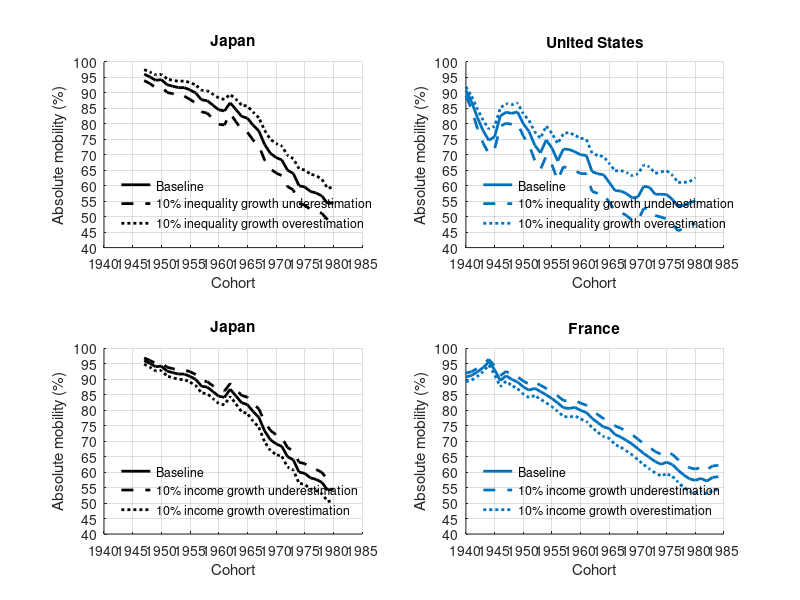
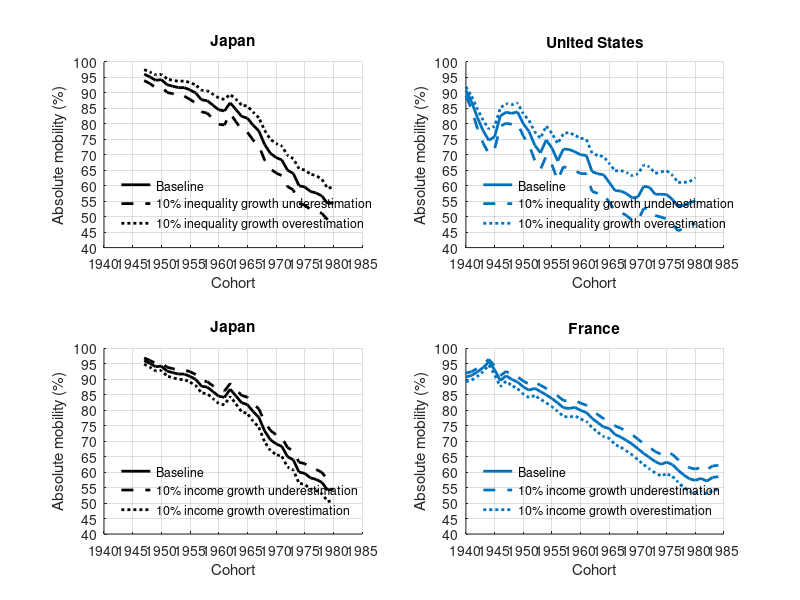
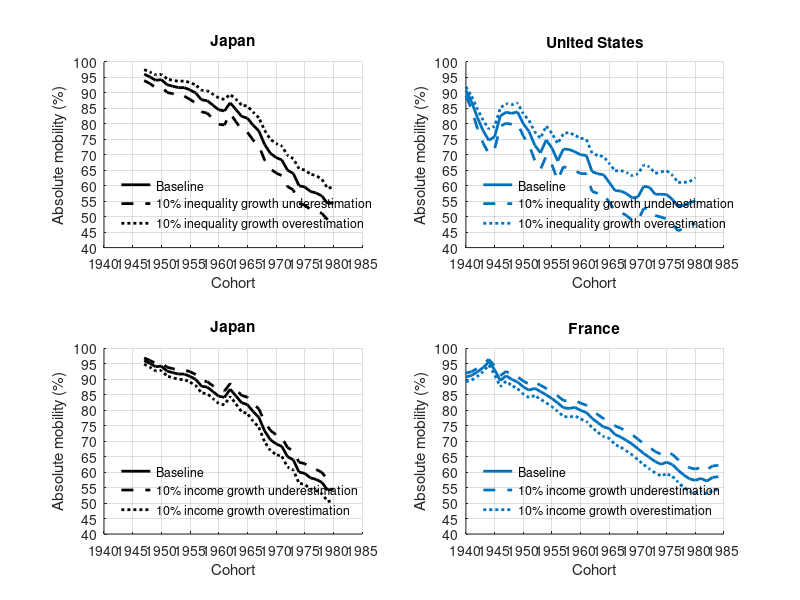

Source code (MATLAB) for these figures, in order:
%Creates Figure E.8 - absolute mobility with mis-estimation of inequality in
%Japan and the United States and growth in Japan and France of inequality
%changes and income growth. This script creates the plot using
%'tweaks_over_time.mat'.

clear;
close all;
load('tweaks_over_time.mat')

subplot(2,2,1)

h1=plot(JP_years,JP1_1,'k','linewidth',2);
hold on
h2=plot(JP_years,JP1_2,'--k','linewidth',2);
h3=plot(JP_years,JP1_3,':k','linewidth',2);

ylim([40 100])
xlim([1940 1985])
xticks([1940:5:1985])
yticks([0:5:100])
legend([h1,h2,h3],'Baseline','10% inequality growth underestimation','10% inequality growth overestimation','location','southwest')
legend boxoff
xlabel('Cohort');
ylabel('Absolute mobility (%)');
title('Japan')
grid on
box off

subplot(2,2,2)

h1=plot(US_years,US1_1,'color',[0, 0.4470, 0.7410],'linewidth',2);
hold on
h2=plot(US_years,US1_2,'--','color',[0, 0.4470, 0.7410],'linewidth',2);
h3=plot(US_years,US1_3,':','color',[0, 0.4470, 0.7410],'linewidth',2);

ylim([40 100])
xlim([1940 1985])
xticks([1940:5:1985])
yticks([0:5:100])
legend([h1,h2,h3],'Baseline','10% inequality growth underestimation','10% inequality growth overestimation','location','southwest')
legend boxoff
xlabel('Cohort');
ylabel('Absolute mobility (%)');
title('United States')
grid on
box off

subplot(2,2,3)

h1=plot(JP_years,JP2_1,'k','linewidth',2);
hold on
h2=plot(JP_years,JP2_2,'--k','linewidth',2);
h3=plot(JP_years,JP2_3,':k','linewidth',2);

ylim([40 100])
xlim([1940 1985])
xticks([1940:5:1985])
yticks([0:5:100])
legend([h1,h2,h3],'Baseline','10% income growth underestimation','10% income growth overestimation','location','southwest')
legend boxoff
xlabel('Cohort');
ylabel('Absolute mobility (%)');
title('Japan')
grid on
box off

subplot(2,2,4)

h1=plot(FR_years,FR2_1,'color',[0, 0.4470, 0.7410],'linewidth',2);
hold on
h2=plot(FR_years,FR2_2,'--','color',[0, 0.4470, 0.7410],'linewidth',2);
h3=plot(FR_years,FR2_3,':','color',[0, 0.4470, 0.7410],'linewidth',2);

ylim([40 100])
xlim([1940 1985])
xticks([1940:5:1985])
yticks([0:5:100])
legend([h1,h2,h3],'Baseline','10% income growth underestimation','10% income growth overestimation','location','southwest')
legend boxoff
xlabel('Cohort');
ylabel('Absolute mobility (%)');
title('France')
grid on
box off

%Export figure
set(gcf,'color','w');
set(gcf, 'Position', [10 10 500*2 400*2]);
exportgraphics(gcf,'figureE8.jpg','Resolution',1200)
exportgraphics(gcf,'figureE8.pdf')
exportgraphics(gcf,'figureE8.eps')
close all
clear